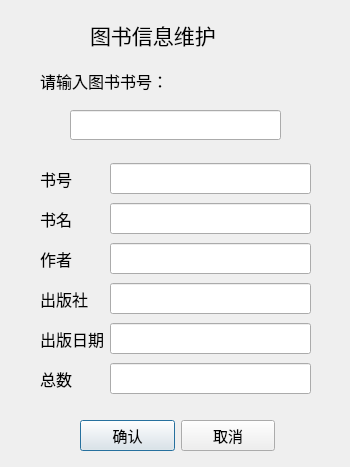
<?xml version="1.0" encoding="UTF-8"?>
<ui version="4.0">
 <class>Dialog_book_alter</class>
 <widget class="QDialog" name="Dialog_book_alter">
  <property name="geometry">
   <rect>
    <x>0</x>
    <y>0</y>
    <width>350</width>
    <height>467</height>
   </rect>
  </property>
  <property name="windowTitle">
   <string>Dialog</string>
  </property>
  <widget class="QWidget" name="layoutWidget">
   <property name="geometry">
    <rect>
     <x>40</x>
     <y>160</y>
     <width>271</width>
     <height>241</height>
    </rect>
   </property>
   <property name="font">
    <font>
     <pointsize>12</pointsize>
    </font>
   </property>
   <layout class="QGridLayout" name="gridLayout">
    <item row="4" column="1">
     <widget class="QLineEdit" name="lineEdit_5">
      <property name="font">
       <font>
        <family>华文楷体</family>
        <pointsize>12</pointsize>
       </font>
      </property>
     </widget>
    </item>
    <item row="2" column="0">
     <widget class="QLabel" name="label_3">
      <property name="font">
       <font>
        <family>华文楷体</family>
        <pointsize>12</pointsize>
       </font>
      </property>
      <property name="text">
       <string>作者</string>
      </property>
     </widget>
    </item>
    <item row="3" column="1">
     <widget class="QLineEdit" name="lineEdit_4">
      <property name="font">
       <font>
        <family>华文楷体</family>
        <pointsize>12</pointsize>
       </font>
      </property>
     </widget>
    </item>
    <item row="1" column="0">
     <widget class="QLabel" name="label_2">
      <property name="font">
       <font>
        <family>华文楷体</family>
        <pointsize>12</pointsize>
       </font>
      </property>
      <property name="text">
       <string>书名</string>
      </property>
     </widget>
    </item>
    <item row="1" column="1">
     <widget class="QLineEdit" name="lineEdit_2">
      <property name="font">
       <font>
        <family>华文楷体</family>
        <pointsize>12</pointsize>
       </font>
      </property>
     </widget>
    </item>
    <item row="2" column="1">
     <widget class="QLineEdit" name="lineEdit_3">
      <property name="font">
       <font>
        <family>华文楷体</family>
        <pointsize>12</pointsize>
       </font>
      </property>
     </widget>
    </item>
    <item row="4" column="0">
     <widget class="QLabel" name="label_5">
      <property name="font">
       <font>
        <family>华文楷体</family>
        <pointsize>12</pointsize>
       </font>
      </property>
      <property name="text">
       <string>出版日期</string>
      </property>
     </widget>
    </item>
    <item row="3" column="0">
     <widget class="QLabel" name="label_4">
      <property name="font">
       <font>
        <family>华文楷体</family>
        <pointsize>12</pointsize>
       </font>
      </property>
      <property name="text">
       <string>出版社</string>
      </property>
     </widget>
    </item>
    <item row="0" column="0">
     <widget class="QLabel" name="label">
      <property name="font">
       <font>
        <family>华文楷体</family>
        <pointsize>12</pointsize>
       </font>
      </property>
      <property name="text">
       <string>书号</string>
      </property>
     </widget>
    </item>
    <item row="0" column="1">
     <widget class="QLineEdit" name="lineEdit">
      <property name="font">
       <font>
        <family>华文楷体</family>
        <pointsize>12</pointsize>
       </font>
      </property>
     </widget>
    </item>
    <item row="5" column="0">
     <widget class="QLabel" name="label_6">
      <property name="font">
       <font>
        <family>华文楷体</family>
        <pointsize>12</pointsize>
       </font>
      </property>
      <property name="text">
       <string>总数</string>
      </property>
     </widget>
    </item>
    <item row="5" column="1">
     <widget class="QLineEdit" name="lineEdit_6">
      <property name="font">
       <font>
        <family>华文楷体</family>
        <pointsize>12</pointsize>
       </font>
      </property>
     </widget>
    </item>
   </layout>
  </widget>
  <widget class="QWidget" name="layoutWidget">
   <property name="geometry">
    <rect>
     <x>80</x>
     <y>420</y>
     <width>195</width>
     <height>31</height>
    </rect>
   </property>
   <layout class="QHBoxLayout" name="horizontalLayout">
    <item>
     <widget class="QPushButton" name="pushButton_2">
      <property name="font">
       <font>
        <family>华文楷体</family>
        <pointsize>11</pointsize>
       </font>
      </property>
      <property name="text">
       <string>确认</string>
      </property>
     </widget>
    </item>
    <item>
     <widget class="QPushButton" name="pushButton">
      <property name="font">
       <font>
        <family>华文楷体</family>
        <pointsize>11</pointsize>
       </font>
      </property>
      <property name="text">
       <string>取消</string>
      </property>
     </widget>
    </item>
   </layout>
  </widget>
  <widget class="QLabel" name="label_9">
   <property name="geometry">
    <rect>
     <x>90</x>
     <y>20</y>
     <width>181</width>
     <height>30</height>
    </rect>
   </property>
   <property name="font">
    <font>
     <family>华文楷体</family>
     <pointsize>16</pointsize>
    </font>
   </property>
   <property name="text">
    <string>图书信息维护</string>
   </property>
  </widget>
  <widget class="QLabel" name="label_8">
   <property name="geometry">
    <rect>
     <x>40</x>
     <y>70</y>
     <width>160</width>
     <height>22</height>
    </rect>
   </property>
   <property name="font">
    <font>
     <family>华文楷体</family>
     <pointsize>12</pointsize>
    </font>
   </property>
   <property name="text">
    <string>请输入图书书号：</string>
   </property>
  </widget>
  <widget class="QLineEdit" name="lineEdit_8">
   <property name="geometry">
    <rect>
     <x>70</x>
     <y>110</y>
     <width>211</width>
     <height>30</height>
    </rect>
   </property>
   <property name="font">
    <font>
     <family>华文楷体</family>
     <pointsize>12</pointsize>
    </font>
   </property>
  </widget>
 </widget>
 <resources/>
 <connections/>
</ui>
